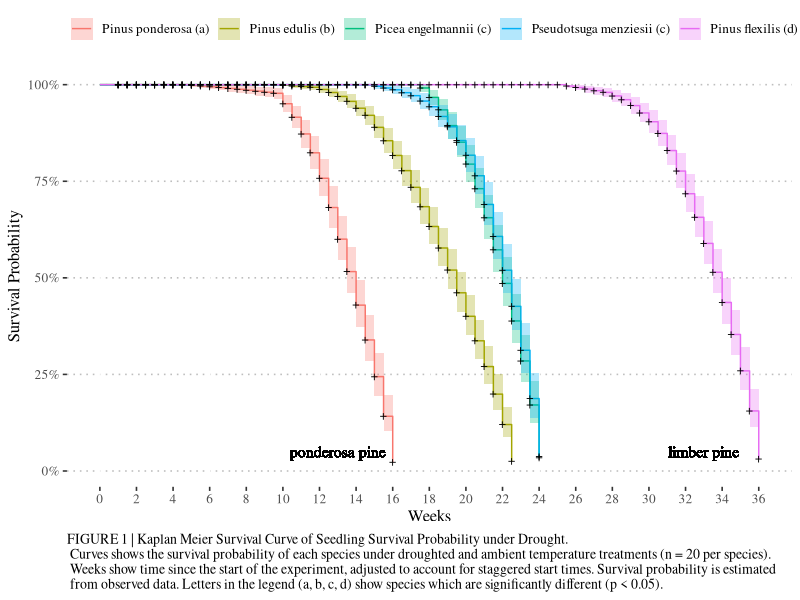
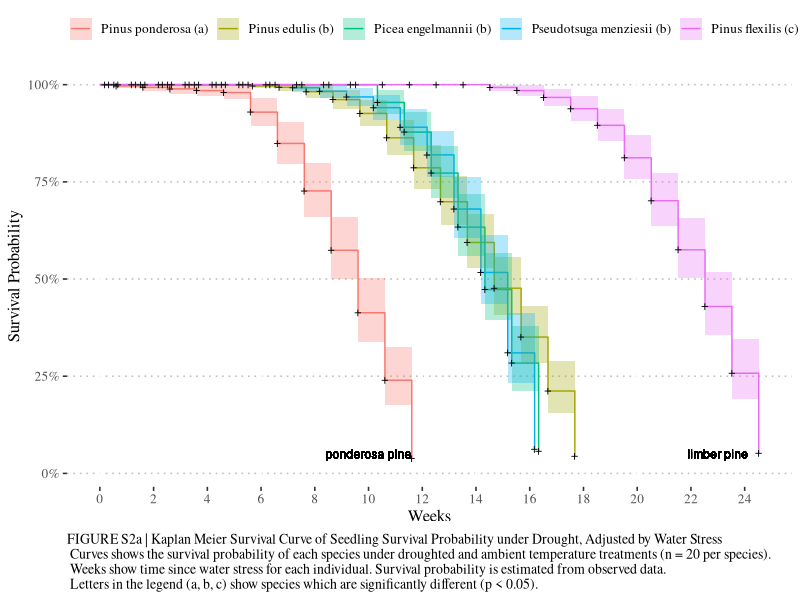
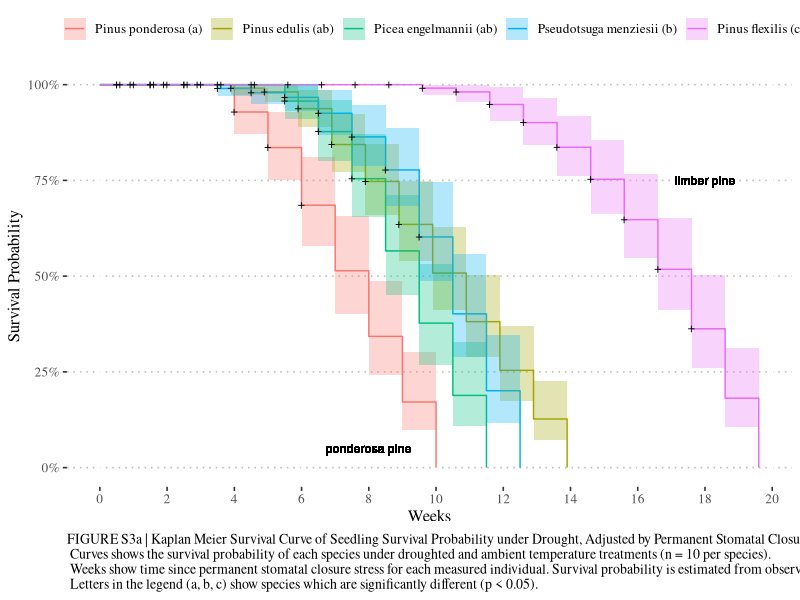
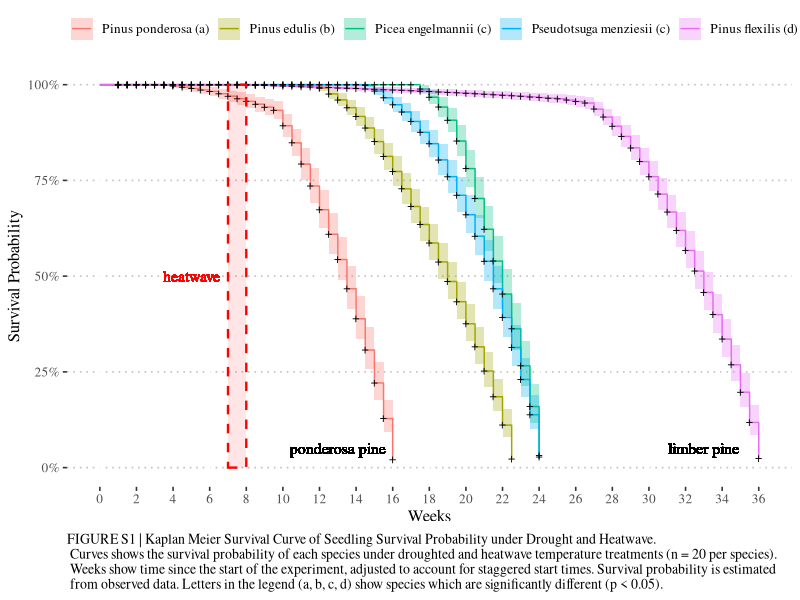
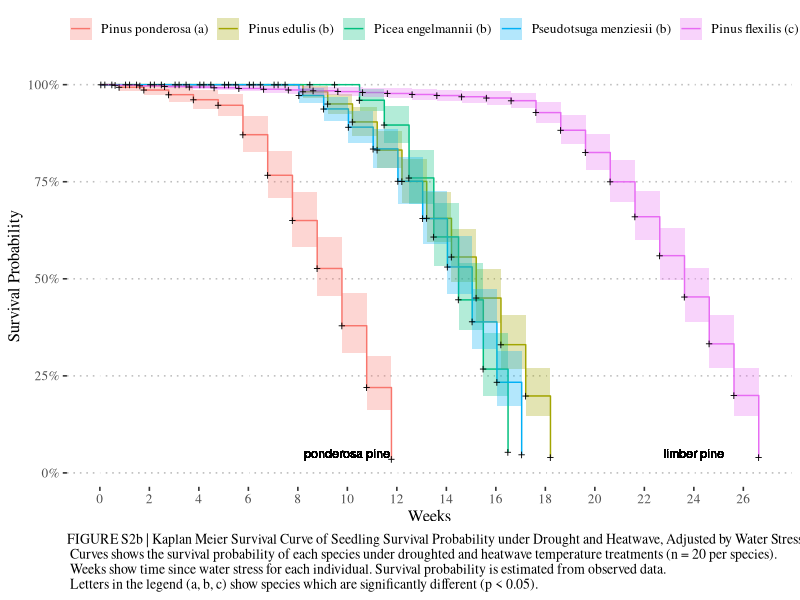
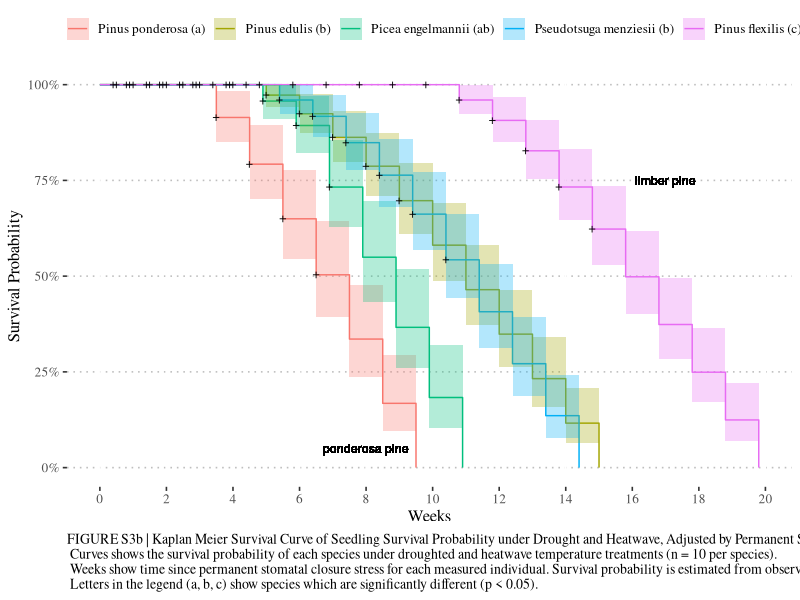
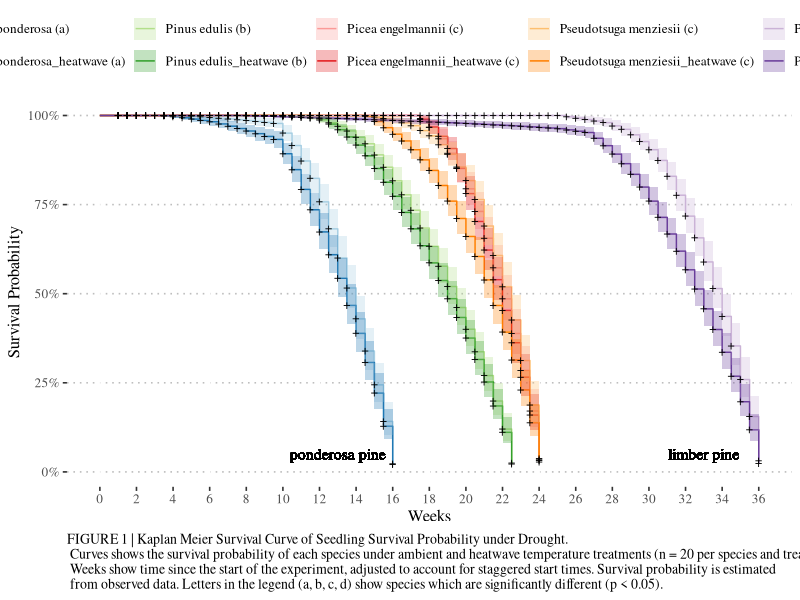
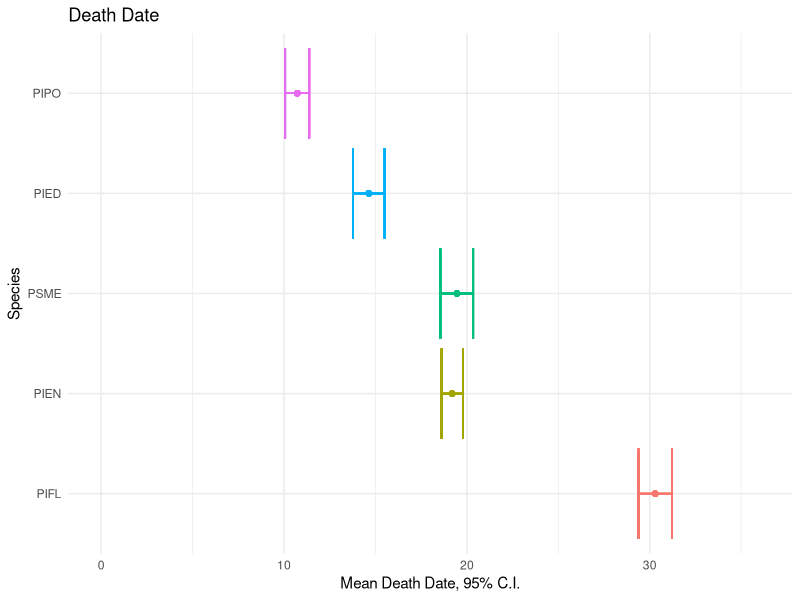

Generate these figures, in order, with R: (Note: this script raises an error after producing the figures.)
#kaplan meier survival curve analysis
#Alexandra Lalor
#allielalor@arizona.edu
#allielalor@gmail.com
#First created: 2022-02-01
#Last updated: 2022-08-27

#load packages
library(tidyverse)
library(survival) # core survival analysis function
library(survminer) # recommended for visualizing survival curves
library(ggplot2)
library(ggfortify)

#read CSVs
Phase1_Data_All <- read_csv("data_analysis/Phase1_Data_All.csv")

#add stress adjustments
Phase1_Data_All <- Phase1_Data_All %>% 
  mutate(WeightAdj = Week - Stress_Week_Avg_Weight,
         PorometerAdj = Week - Stress_Week_Avg_Porometer)


################################################################################
# KM curve - Ambient

Phase1_Data_All_amb <- Phase1_Data_All %>%
  mutate(Legend = ScientificName) %>% 
  mutate(Legend = ifelse(Legend == "Pinus ponderosa", "Pinus ponderosa (a)",
                ifelse(Legend == "Pinus edulis", "Pinus edulis (b)",
                       ifelse(Legend == "Picea engelmannii", "Picea engelmannii (c)",
                              ifelse(Legend == "Pseudotsuga menziesii", "Pseudotsuga menziesii (c)", "Pinus flexilis (d)")))))
Phase1_Data_All_amb$Legend <- as.factor(Phase1_Data_All_amb$Legend)
Phase1_Data_All_amb <-
  transform(Phase1_Data_All_amb, Legend = factor(Legend, levels = c("Pinus ponderosa (a)", "Pinus edulis (b)", "Picea engelmannii (c)", "Pseudotsuga menziesii (c)", "Pinus flexilis (d)")))
levels(Phase1_Data_All_amb$Legend)

#filter data
Phase1_Data_All_amb <- Phase1_Data_All_amb %>% 
  filter(Treatment_temp == "Ambient")

#Kaplan Meier Survival Curve - combined
km_species_fit <- survfit(Surv(Week, Dead_Count)~Legend, data = Phase1_Data_All_amb)

autoplot(km_species_fit) +
  # scale_fill_brewer(palette = "Paired") +
  # scale_color_brewer(palette = "Paired") +
  scale_x_continuous(breaks = seq(0 , 36, by = 2)) +
  # annotate("segment",
  #          x = 7, xend = 7,
  #          y = 0, yend = 1,
  #          color = "red",
  #          linetype = "dashed",
  #          size = 0.8) +
  xlab("Weeks") +
  ylab("Survival Probability") +
  geom_text(label = "ponderosa pine",
            x = 13, y = 0.05, color = "black", size = 4, family = "serif") +
  geom_text(label = "limber pine",
            x = 33, y = 0.05, color = "black", size = 4, family = "serif") +
  labs(color = "", fill = "",
       caption = "FIGURE 1 | Kaplan Meier Survival Curve of Seedling Survival Probability under Drought. \n Curves shows the survival probability of each species under droughted and ambient temperature treatments (n = 20 per species). \n Weeks show time since the start of the experiment, adjusted to account for staggered start times. Survival probability is estimated \n from observed data. Letters in the legend (a, b, c, d) show species which are significantly different (p < 0.05).") +
  theme_pubclean() +
  theme(text = element_text(family = "serif"),
        plot.caption = element_text(hjust = 0,
                                    family = "serif",
                                    #face = "bold",
                                    size = 10))

################################################################################
# KM curve - Ambient Weight

Phase1_Data_All_amb_w <- Phase1_Data_All %>%
  mutate(Legend = ScientificName) %>% 
  mutate(Legend = ifelse(Legend == "Pinus ponderosa", "Pinus ponderosa (a)",
                         ifelse(Legend == "Pinus edulis", "Pinus edulis (b)",
                                ifelse(Legend == "Picea engelmannii", "Picea engelmannii (b)",
                                       ifelse(Legend == "Pseudotsuga menziesii", "Pseudotsuga menziesii (b)", "Pinus flexilis (c)")))))
Phase1_Data_All_amb_w$Legend <- as.factor(Phase1_Data_All_amb_w$Legend)
Phase1_Data_All_amb_w <-
  transform(Phase1_Data_All_amb_w, Legend = factor(Legend, levels = c("Pinus ponderosa (a)", "Pinus edulis (b)", "Picea engelmannii (b)", "Pseudotsuga menziesii (b)", "Pinus flexilis (c)")))
levels(Phase1_Data_All_amb_w$Legend)

#adjustments
Phase1_Data_All_amb_w <- Phase1_Data_All_amb_w %>% 
  filter(WeightAdj > 0)

#filter data
Phase1_Data_All_amb_w <- Phase1_Data_All_amb_w %>% 
  filter(Treatment_temp == "Ambient")

#KM curve
#km_stress_w <- with(Phase1_Data_All, Surv(Stress_Week_Avg_Weight, Dead_Count))
km_species_fit_stress_w <- survfit(Surv(WeightAdj, Dead_Count)~Legend, data = Phase1_Data_All_amb_w)


autoplot(km_species_fit_stress_w) +
  scale_x_continuous(breaks = seq(0 , 26, by = 2)) +
  xlab("Weeks") +
  ylab("Survival Probability") +
  geom_text(label = "ponderosa pine",
            x = 10, y = 0.05, color = "black", size = 3) +
  geom_text(label = "limber pine",
            x = 23, y = 0.05, color = "black", size = 3) +
  labs(color = "", fill = "",
       caption = "FIGURE S2a | Kaplan Meier Survival Curve of Seedling Survival Probability under Drought, Adjusted by Water Stress \n Curves shows the survival probability of each species under droughted and ambient temperature treatments (n = 20 per species). \n Weeks show time since water stress for each individual. Survival probability is estimated from observed data. \n Letters in the legend (a, b, c) show species which are significantly different (p < 0.05).") +
  theme_pubclean() +
  theme(text = element_text(family = "serif"),
        plot.caption = element_text(hjust = 0,
                                    family = "serif",
                                    size = 10))

################################################################################
# KM curve - Ambient Porometer

Phase1_Data_All_amb_p <- Phase1_Data_All %>%
  mutate(Legend = ScientificName) %>% 
  mutate(Legend = ifelse(Legend == "Pinus ponderosa", "Pinus ponderosa (a)",
                         ifelse(Legend == "Pinus edulis", "Pinus edulis (ab)",
                                ifelse(Legend == "Picea engelmannii", "Picea engelmannii (ab)",
                                       ifelse(Legend == "Pseudotsuga menziesii", "Pseudotsuga menziesii (b)", "Pinus flexilis (c)")))))
Phase1_Data_All_amb_p$Legend <- as.factor(Phase1_Data_All_amb_p$Legend)
Phase1_Data_All_amb_p <-
  transform(Phase1_Data_All_amb_p, Legend = factor(Legend, levels = c("Pinus ponderosa (a)", "Pinus edulis (ab)", "Picea engelmannii (ab)", "Pseudotsuga menziesii (b)", "Pinus flexilis (c)")))
levels(Phase1_Data_All_amb_p$Legend)

#adjustments
Phase1_Data_All_amb_p <- Phase1_Data_All_amb_p %>% 
  filter(PorometerAdj > 0)

#filter data
Phase1_Data_All_amb_p <- Phase1_Data_All_amb_p %>% 
  filter(Treatment_temp == "Ambient")

#KM curve
#km_stress_p <- with(Phase1_Data_All, Surv(Stress_to_Dead_Porometer, Dead_Count))
km_species_fit_stress_p <- survfit(Surv(PorometerAdj, Dead_Count)~Legend, data = Phase1_Data_All_amb_p)


autoplot(km_species_fit_stress_p) +
  scale_x_continuous(breaks = seq(0 , 20, by = 2)) +
  xlab("Weeks") +
  ylab("Survival Probability") +
  geom_text(label = "ponderosa pine",
            x = 8, y = 0.05, color = "black", size = 3) +
  geom_text(label = "limber pine",
            x = 18, y = 0.75, color = "black", size = 3) +
  labs(color = "", fill = "",
       caption = "FIGURE S3a | Kaplan Meier Survival Curve of Seedling Survival Probability under Drought, Adjusted by Permanent Stomatal Closure Stress \n Curves shows the survival probability of each species under droughted and ambient temperature treatments (n = 10 per species). \n Weeks show time since permanent stomatal closure stress for each measured individual. Survival probability is estimated from observed data. \n Letters in the legend (a, b, c) show species which are significantly different (p < 0.05).") +
  theme_pubclean() +
  theme(text = element_text(family = "serif"),
        plot.caption = element_text(hjust = 0,
                                    family = "serif",
                                    size = 10))


################################################################################
################################################################################
# KM curve - Heatwave

Phase1_Data_All_hw <- Phase1_Data_All %>%
  mutate(Legend = ScientificName) %>% 
  mutate(Legend = ifelse(Legend == "Pinus ponderosa", "Pinus ponderosa (a)",
                         ifelse(Legend == "Pinus edulis", "Pinus edulis (b)",
                                ifelse(Legend == "Picea engelmannii", "Picea engelmannii (c)",
                                       ifelse(Legend == "Pseudotsuga menziesii", "Pseudotsuga menziesii (c)", "Pinus flexilis (d)")))))
Phase1_Data_All_hw$Legend <- as.factor(Phase1_Data_All_hw$Legend)
Phase1_Data_All_hw <-
  transform(Phase1_Data_All_hw, Legend = factor(Legend, levels = c("Pinus ponderosa (a)", "Pinus edulis (b)", "Picea engelmannii (c)", "Pseudotsuga menziesii (c)", "Pinus flexilis (d)")))
levels(Phase1_Data_All_hw$Legend)

#filter data
Phase1_Data_All_hw <- Phase1_Data_All_hw %>% 
  filter(Treatment_temp == "Ambient_HW")

#Kaplan Meier Survival Curve - combined
#km <- with(Phase1_Data_All, Surv(Week, Dead_Count))
km_species_fit <- survfit(Surv(Week, Dead_Count)~Legend, data = Phase1_Data_All_hw)

autoplot(km_species_fit) +
  # scale_fill_brewer(palette = "Paired") +
  # scale_color_brewer(palette = "Paired") +
  scale_x_continuous(breaks = seq(0 , 36, by = 2)) +
  annotate("rect",
           xmin = 7, xmax = 8,
           ymin = 0, ymax = 1,
           color = "red",
           fill = "red",
           linetype = "dashed",
           size = 0.8,
           alpha = 0.1) +
  geom_text(label = "heatwave",
            x = 5, y = 0.5, color = "red", size = 4, family = "serif") +
  xlab("Weeks") +
  ylab("Survival Probability") +
  geom_text(label = "ponderosa pine",
            x = 13, y = 0.05, color = "black", size = 4, family = "serif") +
  geom_text(label = "limber pine",
            x = 33, y = 0.05, color = "black", size = 4, family = "serif") +
  labs(color = "", fill = "",
       caption = "FIGURE S1 | Kaplan Meier Survival Curve of Seedling Survival Probability under Drought and Heatwave. \n Curves shows the survival probability of each species under droughted and heatwave temperature treatments (n = 20 per species). \n Weeks show time since the start of the experiment, adjusted to account for staggered start times. Survival probability is estimated \n from observed data. Letters in the legend (a, b, c, d) show species which are significantly different (p < 0.05).") +
  theme_pubclean() +
  theme(text = element_text(family = "serif"),
        plot.caption = element_text(hjust = 0,
                                    family = "serif",
                                    size = 10))

################################################################################
# KM curve - Heatwave Weight

Phase1_Data_All_hw_w <- Phase1_Data_All %>%
  mutate(Legend = ScientificName) %>% 
  mutate(Legend = ifelse(Legend == "Pinus ponderosa", "Pinus ponderosa (a)",
                         ifelse(Legend == "Pinus edulis", "Pinus edulis (b)",
                                ifelse(Legend == "Picea engelmannii", "Picea engelmannii (b)",
                                       ifelse(Legend == "Pseudotsuga menziesii", "Pseudotsuga menziesii (b)", "Pinus flexilis (c)")))))
Phase1_Data_All_hw_w$Legend <- as.factor(Phase1_Data_All_hw_w$Legend)
Phase1_Data_All_hw_w <-
  transform(Phase1_Data_All_hw_w, Legend = factor(Legend, levels = c("Pinus ponderosa (a)", "Pinus edulis (b)", "Picea engelmannii (b)", "Pseudotsuga menziesii (b)", "Pinus flexilis (c)")))
levels(Phase1_Data_All_hw_w$Legend)

#adjustments
Phase1_Data_All_hw_w <- Phase1_Data_All_hw_w %>% 
  filter(WeightAdj > 0)

#filter data
Phase1_Data_All_hw_w <- Phase1_Data_All_hw_w %>% 
  filter(Treatment_temp == "Ambient_HW")

#KM curve
#km_stress_w <- with(Phase1_Data_All, Surv(Stress_Week_Avg_Weight, Dead_Count))
km_species_fit_stress_w <- survfit(Surv(WeightAdj, Dead_Count)~Legend, data = Phase1_Data_All_hw_w)


autoplot(km_species_fit_stress_w) +
  scale_x_continuous(breaks = seq(0 , 26, by = 2)) +
  xlab("Weeks") +
  ylab("Survival Probability") +
  geom_text(label = "ponderosa pine",
            x = 10, y = 0.05, color = "black", size = 3) +
  geom_text(label = "limber pine",
            x = 24, y = 0.05, color = "black", size = 3) +
  labs(color = "", fill = "",
       caption = "FIGURE S2b | Kaplan Meier Survival Curve of Seedling Survival Probability under Drought and Heatwave, Adjusted by Water Stress \n Curves shows the survival probability of each species under droughted and heatwave temperature treatments (n = 20 per species). \n Weeks show time since water stress for each individual. Survival probability is estimated from observed data. \n Letters in the legend (a, b, c) show species which are significantly different (p < 0.05).") +
  theme_pubclean() +
  theme(text = element_text(family = "serif"),
        plot.caption = element_text(hjust = 0,
                                    family = "serif",
                                    size = 10))

################################################################################
# KM curve - Heatwave Porometer

Phase1_Data_All_hw_p <- Phase1_Data_All %>%
  mutate(Legend = ScientificName) %>% 
  mutate(Legend = ifelse(Legend == "Pinus ponderosa", "Pinus ponderosa (a)",
                         ifelse(Legend == "Pinus edulis", "Pinus edulis (b)",
                                ifelse(Legend == "Picea engelmannii", "Picea engelmannii (ab)",
                                       ifelse(Legend == "Pseudotsuga menziesii", "Pseudotsuga menziesii (b)", "Pinus flexilis (c)")))))
Phase1_Data_All_hw_p$Legend <- as.factor(Phase1_Data_All_hw_p$Legend)
Phase1_Data_All_hw_p <-
  transform(Phase1_Data_All_hw_p, Legend = factor(Legend, levels = c("Pinus ponderosa (a)", "Pinus edulis (b)", "Picea engelmannii (ab)", "Pseudotsuga menziesii (b)", "Pinus flexilis (c)")))
levels(Phase1_Data_All_hw_p$Legend)

#adjustments
Phase1_Data_All_hw_p <- Phase1_Data_All_hw_p %>% 
  filter(PorometerAdj > 0)

#filter data
Phase1_Data_All_hw_p <- Phase1_Data_All_hw_p %>% 
  filter(Treatment_temp == "Ambient_HW")

#KM curve
km_species_fit_stress_p <- survfit(Surv(PorometerAdj, Dead_Count)~Legend, data = Phase1_Data_All_hw_p)


autoplot(km_species_fit_stress_p) +
  scale_x_continuous(breaks = seq(0 , 20, by = 2)) +
  xlab("Weeks") +
  ylab("Survival Probability") +
  geom_text(label = "ponderosa pine",
            x = 8, y = 0.05, color = "black", size = 3) +
  geom_text(label = "limber pine",
            x = 17, y = 0.75, color = "black", size = 3) +
  labs(color = "", fill = "",
       caption = "FIGURE S3b | Kaplan Meier Survival Curve of Seedling Survival Probability under Drought and Heatwave, Adjusted by Permanent Stomatal Closure Stress \n Curves shows the survival probability of each species under droughted and heatwave temperature treatments (n = 10 per species). \n Weeks show time since permanent stomatal closure stress for each measured individual. Survival probability is estimated from observed data. \n Letters in the legend (a, b, c) show species which are significantly different (p < 0.05).") +
  theme_pubclean() +
  theme(text = element_text(family = "serif"),
        plot.caption = element_text(hjust = 0,
                                    family = "serif",
                                    size = 10))

################################################################################
# KM curve - Ambient and Heatwave

Phase1_Data_All_amb_hw <- Phase1_Data_All %>%
  mutate(Legend = Heatwave_graph) %>% 
  mutate(Legend = ifelse(Legend == "Ponderosa Pine", "Pinus ponderosa (a)",
                         ifelse(Legend == "Ponderosa Pine_heatwave", "Pinus ponderosa_heatwave (a)",
                         ifelse(Legend == "Pinyon Pine", "Pinus edulis (b)",
                                ifelse(Legend == "Pinyon Pine_heatwave", "Pinus edulis_heatwave (b)",
                                ifelse(Legend == "Engelman Spruce", "Picea engelmannii (c)",
                                       ifelse(Legend == "Engelman Spruce_heatwave", "Picea engelmannii_heatwave (c)",
                                       ifelse(Legend == "Douglas fir", "Pseudotsuga menziesii (c)",
                                              ifelse(Legend == "Douglas fir_heatwave", "Pseudotsuga menziesii_heatwave (c)",
                                                     ifelse(Legend == "Limber Pine", "Pinus flexilis (d)", "Pinus flexilis_heatwave (d)"))))))))))
Phase1_Data_All_amb_hw$Legend <- as.factor(Phase1_Data_All_amb_hw$Legend)
Phase1_Data_All_amb_hw <-
  transform(Phase1_Data_All_amb_hw, Legend = factor(Legend, levels = c("Pinus ponderosa (a)", "Pinus ponderosa_heatwave (a)",
                                                                       "Pinus edulis (b)", "Pinus edulis_heatwave (b)",
                                                                       "Picea engelmannii (c)", "Picea engelmannii_heatwave (c)", 
                                                                       "Pseudotsuga menziesii (c)", "Pseudotsuga menziesii_heatwave (c)",
                                                                       "Pinus flexilis (d)", "Pinus flexilis_heatwave (d)")))
levels(Phase1_Data_All_amb_hw$Legend)

#Kaplan Meier Survival Curve - separated by treatment
km_treatment_fit <- survfit(Surv(Week, Dead_Count)~Legend, data=Phase1_Data_All_amb_hw)
summary(km_treatment_fit)


autoplot(km_treatment_fit) +
  scale_fill_brewer(palette = "Paired") +
  scale_color_brewer(palette = "Paired") +
  scale_x_continuous(breaks = seq(0 , 36, by = 2)) +
  # annotate("segment",
  #          x = 7, xend = 7,
  #          y = 0, yend = 1,
  #          color = "red",
  #          linetype = "dashed",
  #          size = 0.8) +
  xlab("Weeks") +
  ylab("Survival Probability") +
  geom_text(label = "ponderosa pine",
            x = 13, y = 0.05, color = "black", size = 4, family = "serif") +
  geom_text(label = "limber pine",
            x = 33, y = 0.05, color = "black", size = 4, family = "serif") +
  labs(color = "", fill = "",
       caption = "FIGURE 1 | Kaplan Meier Survival Curve of Seedling Survival Probability under Drought. \n Curves shows the survival probability of each species under ambient and heatwave temperature treatments (n = 20 per species and treatment). \n Weeks show time since the start of the experiment, adjusted to account for staggered start times. Survival probability is estimated \n from observed data. Letters in the legend (a, b, c, d) show species which are significantly different (p < 0.05).") +
  theme_pubclean() +
  theme(text = element_text(family = "serif"),
        plot.caption = element_text(hjust = 0,
                                    family = "serif",
                                    #face = "bold",
                                    size = 10))


#################################################################################
heatwave_summary <- read_csv("data_analysis/heatwave_summary.csv")
heatwave_summary_d <- read_csv("data_analysis/anova_Dead_Week.csv")
heatwave_summary_w <- read_csv("data_analysis/anova_Dead_Week_Weight.csv")
heatwave_summary_p <- read_csv("data_analysis/anova_Dead_Week_Porometer.csv")

heatwave_summary_CI <- heatwave_summary %>% 
  filter(Treatment_temp == "Ambient") %>% 
  select(c("Species", "Treatment_temp", "half_width"))

#merge and factor levels
heatwave_summary_d <- merge(heatwave_summary_d, heatwave_summary_CI, by = "Species")
heatwave_summary_d <- 
  transform(heatwave_summary_d, Species = factor(Species, levels = c("PIFL", "PIEN", "PSME", "PIED", "PIPO")))
heatwave_summary_d <- heatwave_summary_d %>% 
  group_by(Species) %>% 
  summarize(Mean = mean(Ambient, na.rm = T),
            CI_lower_mean = Mean - half_width,
            CI_upper_mean = Mean + half_width)

heatwave_summary_w <- merge(heatwave_summary_w, heatwave_summary_CI, by = "Species")
heatwave_summary_w <- 
  transform(heatwave_summary_w, Species = factor(Species, levels = c("PIFL", "PIEN", "PSME", "PIED", "PIPO")))
heatwave_summary_w <- heatwave_summary_w %>% 
  group_by(Species) %>% 
  summarize(Mean = mean(Ambient, na.rm = T),
            CI_lower_mean = Mean - half_width,
            CI_upper_mean = Mean + half_width)

heatwave_summary_p <- merge(heatwave_summary_p, heatwave_summary_CI, by = "Species")
heatwave_summary_p <- 
  transform(heatwave_summary_p, Species = factor(Species, levels = c("PIFL", "PIEN", "PSME", "PIED", "PIPO")))
heatwave_summary_p <- heatwave_summary_p %>% 
  group_by(Species) %>% 
  summarize(Mean = mean(Ambient, na.rm = T),
            CI_lower_mean = Mean - half_width,
            CI_upper_mean = Mean + half_width)



heatwave_summary_d %>% 
  ggplot(aes(x = Mean,
             y = Species,
             color = Species)) +
  geom_point() +
  xlim(0,36) +
  #scale_x_continuous(breaks = seq(0 , 36, by = 4)) +
  xlab("Mean Death Date, 95% C.I.") +
  ylab("Species") +
  labs(title = "Death Date") +
  geom_errorbar(aes(xmin = CI_lower_mean, 
                    xmax = CI_upper_mean)) +
  theme_minimal() +
  theme(legend.position = "none")

################################################################################

Phase1_Data_Avg <- Phase1_Data %>% 
  #filter(SpeciesID != "PIFL16") %>%
  group_by(Species, Treatment_temp, Treatment_water, Week) %>%
  summarize(Dead_Count = sum(Dead_Count))
Phase1_Data_Avg <- Phase1_Data_Avg %>% 
  mutate(Live_Count = 20 - Dead_Count,
         Survivorship = ((Live_Count/20)*100))

Phase1_Data_Avg %>% 
  filter(Treatment_water == "Drought", !is.na(Dead_Count)) %>% 
  group_by(Species, Treatment_temp) %>% 
  ggplot(aes(x = Week,
             y = Survivorship,
             color = Treatment_temp)) +
  geom_point() +
  geom_line() +
  facet_wrap(~Species) +
  theme_minimal() +
  scale_color_discrete(direction = -1)

Phase1_Data_Avg %>% 
  filter(Treatment_water == "Drought", !is.na(Dead_Count)) %>% 
  group_by(Species, Treatment_temp) %>% 
  ggplot(aes(x = Week,
             y = Survivorship,
             color = Species,
             fill = Treatment_temp)) +
  geom_point() +
  geom_line() +
  #facet_wrap(~Species) +
  theme_minimal() +
  scale_color_discrete(direction = -1)

###################################################################################
#read csv
Phase1_Data_All <- read_csv("data_analysis/Phase1_Data_All.csv")

#factor levels
# Phase1_Data_All <- 
#   transform(Phase1_Data_All, Species = factor(Species, levels = c("PIPO", "PIED", "PSME", "PIEN", "PIFL")))
Phase1_Data_All <- 
  transform(Phase1_Data_All, Species = factor(Species, levels = c("PIFL", "PIEN", "PSME", "PIED", "PIPO")))

Dead_Week <- read_csv("data_analysis/Dead_Week.csv")
Dead_Week_Weight <- read_csv("data_analysis/Dead_Week_Weight.csv")
Dead_Week_Porometer <- read_csv("data_analysis/anova_Dead_Week_Porometer.csv")


#histogram
Dead_Week %>% 
  group_by(Species, Treatment_temp) %>% 
  ggplot(aes(x = Dead_Week,
             fill = Treatment_temp)) +
  geom_histogram(binwidth = 1) +
  scale_fill_discrete(direction = -1) +
  #ylim(0, 12.5) +
  xlim(0, 40) +
  facet_grid(reorder(Species, Dead_Week, mean) ~ Treatment_temp) +
  theme_minimal()


#boxplot
Dead_Week %>% 
  group_by(Species, Treatment_temp) %>% 
  arrange(Dead_Week) %>% 
  #filter(Species == "PIFL") %>% 
  ggplot(aes(x = Dead_Week,
             y = Species,
             fill = Treatment_temp)) +
  geom_boxplot() +
  xlim(0, 40) +
  ylab("Species") +
  xlab("Dead Week") +
  annotate("rect",
           xmin = 7, xmax = 8,
           ymin = 0, ymax = 6,
           color = "red",
           linetype = "dashed",
           size = 0.4,
           fill = "red",
           alpha = 0.3) +
  theme_minimal() +
  scale_fill_discrete(direction = -1)
